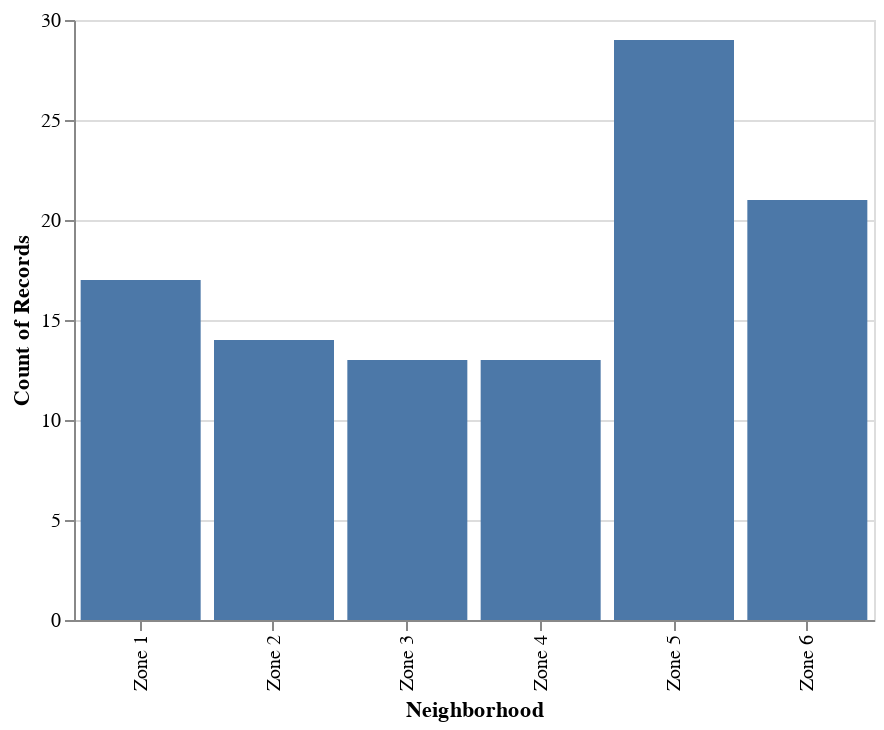

The notebook cell saved with this chart:
### Markdown cell above
The next two graphs will compare the distrbution of the crimes in that most popular day in there respected year repersentd by which police zone they took place in. The first graph is 2017 and the second is 2018.

### Code cell
Chart(crime_2017[crime_2017['Occur Date'] == '11/17/17']).mark_bar().encode(x=X('Neighborhood', bin=False), y='count()')

### Figure 1 — Vega-Lite specification as saved in the notebook (floating-point values rounded to 4 significant figures)
{"$schema": "https://vega.github.io/schema/vega-lite/v2.6.0.json", "config": {"view": {"height": 300, "width": 400}}, "data": {"name": "data-6f30ff654757c6c15cb1a69e15b1a82e"}, "datasets": {"data-6f30ff654757c6c15cb1a69e15b1a82e": [{"Crime Type": "LARCENY-NON VEHICLE", "Latitude": -84.47, "Location": "1888 HOLLYWOOD RD NW", "Longitude": 33.81, "Neighborhood": "Zone 1", "Occur Date": "11/17/17", "Occur Time": "3:30 PM"}, {"Crime Type": "LARCENY-FROM VEHICLE", "Latitude": -84.37, "Location": "3242 PEACHTREE RD NE", "Longitude": 33.84, "Neighborhood": "Zone 2", "Occur Date": "11/17/17", "Occur Time": "6:00 PM"}, {"Crime Type": "LARCENY-FROM VEHICLE", "Latitude": -84.37, "Location": "3819 JONESBORO RD", "Longitude": 33.65, "Neighborhood": "Zone 3", "Occur Date": "11/17/17", "Occur Time": "9:00 PM"}, {"Crime Type": "BURGLARY-RESIDENCE", "Latitude": -84.35, "Location": "1177 CONSTITUTION RD SE", "Longitude": 33.69, "Neighborhood": "Zone 3", "Occur Date": "11/17/17", "Occur Time": "8:00 AM"}, {"Crime Type": "LARCENY-NON VEHICLE", "Latitude": -84.35, "Location": "1290 MCLENDON AVE NE", "Longitude": 33.77, "Neighborhood": "Zone 6", "Occur Date": "11/17/17", "Occur Time": "10:00 AM"}, {"Crime Type": "BURGLARY-RESIDENCE", "Latitude": -84.39, "Location": "1354 LANSING ST SE", "Longitude": 33.72, "Neighborhood": "Zone 3", "Occur Date": "11/17/17", "Occur Time": "5:00 PM"}, {"Crime Type": "LARCENY-FROM VEHICLE", "Latitude": -84.39, "Location": "77 12TH ST NE", "Longitude": 33.78, "Neighborhood": "Zone 5", "Occur Date": "11/17/17", "Occur Time": "3:00 PM"}, {"Crime Type": "LARCENY-NON VEHICLE", "Latitude": -84.35, "Location": "100 MORELAND AVE", "Longitude": 33.75, "Neighborhood": "Zone 6", "Occur Date": "11/17/17", "Occur Time": "12:00 AM"}, {"Crime Type": "LARCENY-NON VEHICLE", "Latitude": -84.41, "Location": "689 11TH ST NW", "Longitude": 33.78, "Neighborhood": "Zone 5", "Occur Date": "11/17/17", "Occur Time": "5:00 PM"}, {"Crime Type": "LARCENY-NON VEHICLE", "Latitude": -84.51, "Location": "443 FAIRLOCK LN NW", "Longitude": 33.77, "Neighborhood": "Zone 1", "Occur Date": "11/17/17", "Occur Time": "12:00 PM"}, {"Crime Type": "LARCENY-FROM VEHICLE", "Latitude": -84.39, "Location": "75 MARTIN L KING JR DR SW", "Longitude": 33.75, "Neighborhood": "Zone 5", "Occur Date": "11/17/17", "Occur Time": "8:00 PM"}, {"Crime Type": "BURGLARY-RESIDENCE", "Latitude": -84.36, "Location": "2384 FORREST PARK RD SE", "Longitude": 33.69, "Neighborhood": "Zone 3", "Occur Date": "11/17/17", "Occur Time": "12:00 PM"}, {"Crime Type": "LARCENY-NON VEHICLE", "Latitude": -84.38, "Location": "181 14TH ST NE", "Longitude": 33.79, "Neighborhood": "Zone 5", "Occur Date": "11/17/17", "Occur Time": "4:00 PM"}, {"Crime Type": "LARCENY-NON VEHICLE", "Latitude": -84.36, "Location": "3500 PEACHTREE RD NE", "Longitude": 33.85, "Neighborhood": "Zone 2", "Occur Date": "11/17/17", "Occur Time": "5:00 PM"}, {"Crime Type": "LARCENY-NON VEHICLE", "Latitude": -84.42, "Location": "886 MARTIN L KING JR DR SW", "Longitude": 33.75, "Neighborhood": "Zone 1", "Occur Date": "11/17/17", "Occur Time": "5:49 PM"}, {"Crime Type": "LARCENY-FROM VEHICLE", "Latitude": -84.37, "Location": "609 VIRGINIA AVE NE @TROLLEY SQUARE", "Longitude": 33.78, "Neighborhood": "Zone 6", "Occur Date": "11/17/17", "Occur Time": "7:43 PM"}, {"Crime Type": "BURGLARY-RESIDENCE", "Latitude": -84.39, "Location": "1660 PEACHTREE ST NW", "Longitude": 33.8, "Neighborhood": "Zone 5", "Occur Date": "11/17/17", "Occur Time": "3:45 PM"}, {"Crime Type": "AUTO THEFT", "Latitude": -84.36, "Location": "990 NEW TOWN CIR SE", "Longitude": 33.71, "Neighborhood": "Zone 3", "Occur Date": "11/17/17", "Occur Time": "11:00 PM"}, {"Crime Type": "LARCENY-FROM VEHICLE", "Latitude": -84.39, "Location": "267 MARIETTA ST NW", "Longitude": 33.76, "Neighborhood": "Zone 5", "Occur Date": "11/17/17", "Occur Time": "8:15 PM"}, {"Crime Type": "AUTO THEFT", "Latitude": -84.54, "Location": "4654 GREENBRIAR TRL SW", "Longitude": 33.7, "Neighborhood": "Zone 4", "Occur Date": "11/17/17", "Occur Time": "11:30 AM"}, {"Crime Type": "LARCENY-FROM VEHICLE", "Latitude": -84.38, "Location": "121 THAYER AVE SE", "Longitude": 33.72, "Neighborhood": "Zone 3", "Occur Date": "11/17/17", "Occur Time": "11:30 PM"}, {"Crime Type": "LARCENY-FROM VEHICLE", "Latitude": -84.38, "Location": "84 12TH ST NE", "Longitude": 33.78, "Neighborhood": "Zone 5", "Occur Date": "11/17/17", "Occur Time": "7:45 PM"}, {"Crime Type": "LARCENY-FROM VEHICLE", "Latitude": -84.4, "Location": "1100 TUMLIN ST NW", "Longitude": 33.78, "Neighborhood": "Zone 5", "Occur Date": "11/17/17", "Occur Time": "6:00 PM"}, {"Crime Type": "LARCENY-FROM VEHICLE", "Latitude": -84.41, "Location": "1390 NORTHSIDE DR NW", "Longitude": 33.79, "Neighborhood": "Zone 5", "Occur Date": "11/17/17", "Occur Time": "10:00 PM"}, {"Crime Type": "LARCENY-FROM VEHICLE", "Latitude": -84.38, "Location": "79 W PACES FERRY RD NW @CALL BOX 17", "Longitude": 33.84, "Neighborhood": "Zone 2", "Occur Date": "11/17/17", "Occur Time": "9:30 PM"}, {"Crime Type": "LARCENY-FROM VEHICLE", "Latitude": -84.39, "Location": "20 10TH ST NW", "Longitude": 33.78, "Neighborhood": "Zone 5", "Occur Date": "11/17/17", "Occur Time": "1:45 PM"}, {"Crime Type": "LARCENY-FROM VEHICLE", "Latitude": -84.33, "Location": "86 ROGERS ST SE", "Longitude": 33.75, "Neighborhood": "Zone 6", "Occur Date": "11/17/17", "Occur Time": "4:45 PM"}, {"Crime Type": "LARCENY-FROM VEHICLE", "Latitude": -84.35, "Location": "932 WOODLAND AVE SE", "Longitude": 33.73, "Neighborhood": "Zone 6", "Occur Date": "11/17/17", "Occur Time": "9:00 PM"}, {"Crime Type": "LARCENY-FROM VEHICLE", "Latitude": -84.37, "Location": "180 JACKSON ST NE", "Longitude": 33.76, "Neighborhood": "Zone 6", "Occur Date": "11/17/17", "Occur Time": "7:15 PM"}, {"Crime Type": "LARCENY-FROM VEHICLE", "Latitude": -84.36, "Location": "3405 LENOX RD NE", "Longitude": 33.85, "Neighborhood": "Zone 1", "Occur Date": "11/17/17", "Occur Time": "9:10 PM"}, {"Crime Type": "LARCENY-FROM VEHICLE", "Latitude": -84.42, "Location": "898 OAK ST SW", "Longitude": 33.74, "Neighborhood": "Zone 4", "Occur Date": "11/17/17", "Occur Time": "10:00 PM"}, {"Crime Type": "LARCENY-FROM VEHICLE", "Latitude": -84.38, "Location": "106 BAKER ST NE", "Longitude": 33.76, "Neighborhood": "Zone 5", "Occur Date": "11/17/17", "Occur Time": "5:00 PM"}, {"Crime Type": "AUTO THEFT", "Latitude": -84.47, "Location": "2607 BAKER RD NW", "Longitude": 33.77, "Neighborhood": "Zone 1", "Occur Date": "11/17/17", "Occur Time": "9:30 PM"}, {"Crime Type": "BURGLARY-RESIDENCE", "Latitude": -84.45, "Location": "1756 STOKES AVE SW", "Longitude": 33.74, "Neighborhood": "Zone 4", "Occur Date": "11/17/17", "Occur Time": "10:00 AM"}, {"Crime Type": "LARCENY-FROM VEHICLE", "Latitude": -84.41, "Location": "3020 MORNINGTON DR NW", "Longitude": 33.84, "Neighborhood": "Zone 2", "Occur Date": "11/17/17", "Occur Time": "10:00 PM"}, {"Crime Type": "LARCENY-FROM VEHICLE", "Latitude": -84.51, "Location": "791 CELESTE LN SW", "Longitude": 33.74, "Neighborhood": "Zone 4", "Occur Date": "11/17/17", "Occur Time": "11:00 PM"}, {"Crime Type": "LARCENY-FROM VEHICLE", "Latitude": -84.37, "Location": "49 BOULEVARD SE", "Longitude": 33.75, "Neighborhood": "Zone 6", "Occur Date": "11/17/17", "Occur Time": "11:30 PM"}, {"Crime Type": "BURGLARY-NONRES", "Latitude": -84.47, "Location": "801 JAMES JACKSON PKWY NW", "Longitude": 33.78, "Neighborhood": "Zone 1", "Occur Date": "11/17/17", "Occur Time": "1:50 AM"}, {"Crime Type": "BURGLARY-NONRES", "Latitude": -84.48, "Location": "2900 CAMPBELLTON RD SW", "Longitude": 33.7, "Neighborhood": "Zone 4", "Occur Date": "11/17/17", "Occur Time": "3:00 AM"}, {"Crime Type": "AUTO THEFT", "Latitude": -84.4, "Location": "748 COOPER ST SW", "Longitude": 33.73, "Neighborhood": "Zone 3", "Occur Date": "11/17/17", "Occur Time": "7:50 AM"}, {"Crime Type": "ROBBERY-PEDESTRIAN", "Latitude": -84.36, "Location": "820 ESSIE AVE SE", "Longitude": 33.73, "Neighborhood": "Zone 6", "Occur Date": "11/17/17", "Occur Time": "8:00 AM"}, {"Crime Type": "BURGLARY-NONRES", "Latitude": -84.38, "Location": "140 PINE ST NE", "Longitude": 33.77, "Neighborhood": "Zone 5", "Occur Date": "11/17/17", "Occur Time": "4:00 AM"}, {"Crime Type": "AUTO THEFT", "Latitude": -84.36, "Location": "2399 PARKLAND DR NE", "Longitude": 33.82, "Neighborhood": "Zone 2", "Occur Date": "11/17/17", "Occur Time": "1:30 AM"}, {"Crime Type": "LARCENY-NON VEHICLE", "Latitude": -84.41, "Location": "1801 HOWELL MILL RD NW;", "Longitude": 33.8, "Neighborhood": "Zone 5", "Occur Date": "11/17/17", "Occur Time": "11:28 AM"}, {"Crime Type": "AUTO THEFT", "Latitude": -84.46, "Location": "2350 BEECHER RD SW", "Longitude": 33.73, "Neighborhood": "Zone 4", "Occur Date": "11/17/17", "Occur Time": "11:20 AM"}, {"Crime Type": "AUTO THEFT", "Latitude": -84.44, "Location": "2194 MARIETTA BLVD NW", "Longitude": 33.81, "Neighborhood": "Zone 1", "Occur Date": "11/17/17", "Occur Time": "11:30 AM"}, {"Crime Type": "LARCENY-FROM VEHICLE", "Latitude": -84.46, "Location": "2231 CAMPBELLTON RD SW @ADAMS PARK BRANCH", "Longitude": 33.71, "Neighborhood": "Zone 4", "Occur Date": "11/17/17", "Occur Time": "10:30 AM"}, {"Crime Type": "LARCENY-NON VEHICLE", "Latitude": -84.41, "Location": "740 CAMERON M ALEXANDER BLVD NW", "Longitude": 33.77, "Neighborhood": "Zone 1", "Occur Date": "11/17/17", "Occur Time": "12:00 PM"}, {"Crime Type": "LARCENY-FROM VEHICLE", "Latitude": -84.44, "Location": "1495 CHATTAHOOCHEE AVE NW", "Longitude": 33.81, "Neighborhood": "Zone 2", "Occur Date": "11/17/17", "Occur Time": "12:40 PM"}, {"Crime Type": "LARCENY-FROM VEHICLE", "Latitude": -84.36, "Location": "1384 NORTHVIEW AVE NE", "Longitude": 33.79, "Neighborhood": "Zone 6", "Occur Date": "11/17/17", "Occur Time": "11:00 AM"}, {"Crime Type": "LARCENY-FROM VEHICLE", "Latitude": -84.39, "Location": "131 CENTENNIAL OLYMPIC P DR NW", "Longitude": 33.76, "Neighborhood": "Zone 5", "Occur Date": "11/17/17", "Occur Time": "8:00 AM"}, {"Crime Type": "LARCENY-NON VEHICLE", "Latitude": -84.47, "Location": "2429 MARTIN L KING JR DR NW", "Longitude": 33.75, "Neighborhood": "Zone 1", "Occur Date": "11/17/17", "Occur Time": "1:50 PM"}, {"Crime Type": "BURGLARY-RESIDENCE", "Latitude": -84.38, "Location": "4105 CHASTAIN DR NE", "Longitude": 33.87, "Neighborhood": "Zone 2", "Occur Date": "11/17/17", "Occur Time": "10:45 AM"}, {"Crime Type": "BURGLARY-RESIDENCE", "Latitude": -84.5, "Location": "3486 THOMPSON DR NW", "Longitude": 33.76, "Neighborhood": "Zone 4", "Occur Date": "11/17/17", "Occur Time": "11:00 AM"}, {"Crime Type": "LARCENY-FROM VEHICLE", "Latitude": -84.39, "Location": "45 DECATUR ST SE", "Longitude": 33.75, "Neighborhood": "Zone 5", "Occur Date": "11/17/17", "Occur Time": "1:25 PM"}, {"Crime Type": "LARCENY-FROM VEHICLE", "Latitude": -84.37, "Location": "448 BRYAN ST SE", "Longitude": 33.74, "Neighborhood": "Zone 6", "Occur Date": "11/17/17", "Occur Time": "1:00 PM"}, {"Crime Type": "LARCENY-FROM VEHICLE", "Latitude": -84.49, "Location": "2841 GREENBRIAR PKWY SW @GREENBRIAR MALL", "Longitude": 33.69, "Neighborhood": "Zone 4", "Occur Date": "11/17/17", "Occur Time": "11:00 AM"}, {"Crime Type": "LARCENY-NON VEHICLE", "Latitude": -84.36, "Location": "2539 PIEDMONT RD NE @TARGET - PIEDMONT", "Longitude": 33.82, "Neighborhood": "Zone 2", "Occur Date": "11/17/17", "Occur Time": "2:49 PM"}, {"Crime Type": "LARCENY-NON VEHICLE", "Latitude": -84.35, "Location": "1275 CAROLINE ST NE @TARGET - CAROLINE", "Longitude": 33.76, "Neighborhood": "Zone 6", "Occur Date": "11/17/17", "Occur Time": "2:51 PM"}, {"Crime Type": "AGG ASSAULT", "Latitude": -84.45, "Location": "2041 NORTH AVE NW", "Longitude": 33.77, "Neighborhood": "Zone 1", "Occur Date": "11/17/17", "Occur Time": "2:55 PM"}, {"Crime Type": "LARCENY-FROM VEHICLE", "Latitude": -84.41, "Location": "826 MARIETTA ST NW", "Longitude": 33.77, "Neighborhood": "Zone 5", "Occur Date": "11/17/17", "Occur Time": "2:45 PM"}, {"Crime Type": "BURGLARY-RESIDENCE", "Latitude": -84.38, "Location": "331 MCCOY RD SE", "Longitude": 33.66, "Neighborhood": "Zone 3", "Occur Date": "11/17/17", "Occur Time": "3:38 PM"}, {"Crime Type": "LARCENY-NON VEHICLE", "Latitude": -84.4, "Location": "363 N GARDEN LN NW", "Longitude": 33.8, "Neighborhood": "Zone 5", "Occur Date": "11/17/17", "Occur Time": "3:45 PM"}, {"Crime Type": "LARCENY-NON VEHICLE", "Latitude": -84.36, "Location": "3535 PEACHTREE RD NE", "Longitude": 33.85, "Neighborhood": "Zone 1", "Occur Date": "11/17/17", "Occur Time": "3:45 PM"}, {"Crime Type": "AGG ASSAULT", "Latitude": -84.38, "Location": "150 ADAIR AVE SE", "Longitude": 33.71, "Neighborhood": "Zone 3", "Occur Date": "11/17/17", "Occur Time": "4:25 PM"}, {"Crime Type": "BURGLARY-RESIDENCE", "Latitude": -84.36, "Location": "1107 REBEL FOREST DR SE", "Longitude": 33.69, "Neighborhood": "Zone 3", "Occur Date": "11/17/17", "Occur Time": "4:27 PM"}, {"Crime Type": "LARCENY-NON VEHICLE", "Latitude": -84.39, "Location": "50 PEACHTREE ST NW", "Longitude": 33.76, "Neighborhood": "Zone 5", "Occur Date": "11/17/17", "Occur Time": "12:00 PM"}, {"Crime Type": "LARCENY-NON VEHICLE", "Latitude": -84.39, "Location": "20 10TH ST NW", "Longitude": 33.78, "Neighborhood": "Zone 5", "Occur Date": "11/17/17", "Occur Time": "1:58 PM"}, {"Crime Type": "LARCENY-FROM VEHICLE", "Latitude": -84.39, "Location": "1745 PEACHTREE ST NE @KROGER - PEACHTREE", "Longitude": 33.8, "Neighborhood": "Zone 2", "Occur Date": "11/17/17", "Occur Time": "4:00 PM"}, {"Crime Type": "LARCENY-FROM VEHICLE", "Latitude": -84.42, "Location": "994 LONGLEY AVE NW", "Longitude": 33.78, "Neighborhood": "Zone 1", "Occur Date": "11/17/17", "Occur Time": "3:43 AM"}, {"Crime Type": "LARCENY-FROM VEHICLE", "Latitude": -84.39, "Location": "150 CARNEGIE WAY NW", "Longitude": 33.76, "Neighborhood": "Zone 5", "Occur Date": "11/17/17", "Occur Time": "10:30 AM"}, {"Crime Type": "LARCENY-NON VEHICLE", "Latitude": -84.37, "Location": "3334 PEACHTREE RD NE @ONE BUCKHEAD LOOP", "Longitude": 33.85, "Neighborhood": "Zone 2", "Occur Date": "11/17/17", "Occur Time": "3:35 PM"}, {"Crime Type": "AGG ASSAULT", "Latitude": -84.43, "Location": "1177 JOSEPH E BOONE BLVD NW", "Longitude": 33.76, "Neighborhood": "Zone 1", "Occur Date": "11/17/17", "Occur Time": "6:45 PM"}, {"Crime Type": "AGG ASSAULT", "Latitude": -84.47, "Location": "375 KIMBERLY CT SW", "Longitude": 33.74, "Neighborhood": "Zone 1", "Occur Date": "11/17/17", "Occur Time": "6:51 PM"}, {"Crime Type": "LARCENY-NON VEHICLE", "Latitude": -84.38, "Location": "4279 ROSWELL RD NE @PUBLIX - ROSWELL", "Longitude": 33.87, "Neighborhood": "Zone 2", "Occur Date": "11/17/17", "Occur Time": "10:00 AM"}, {"Crime Type": "LARCENY-FROM VEHICLE", "Latitude": -84.36, "Location": "3393 PEACHTREE RD NE", "Longitude": 33.85, "Neighborhood": "Zone 1", "Occur Date": "11/17/17", "Occur Time": "4:00 PM"}, {"Crime Type": "BURGLARY-RESIDENCE", "Latitude": -84.47, "Location": "555 CHURCH ST NW", "Longitude": 33.77, "Neighborhood": "Zone 1", "Occur Date": "11/17/17", "Occur Time": "7:10 PM"}, {"Crime Type": "LARCENY-NON VEHICLE", "Latitude": -84.29, "Location": "2886 MEMORIAL DR SE", "Longitude": 33.75, "Neighborhood": "Zone 6", "Occur Date": "11/17/17", "Occur Time": "6:30 PM"}, {"Crime Type": "LARCENY-FROM VEHICLE", "Latitude": -84.4, "Location": "691 GARIBALDI ST SW", "Longitude": 33.74, "Neighborhood": "Zone 3", "Occur Date": "11/17/17", "Occur Time": "7:00 PM"}, {"Crime Type": "BURGLARY-RESIDENCE", "Latitude": -84.33, "Location": "1899 MONTVALLO TER SE", "Longitude": 33.73, "Neighborhood": "Zone 6", "Occur Date": "11/17/17", "Occur Time": "7:00 PM"}, {"Crime Type": "AUTO THEFT", "Latitude": -84.4, "Location": "956 GARIBALDI ST SW", "Longitude": 33.73, "Neighborhood": "Zone 3", "Occur Date": "11/17/17", "Occur Time": "7:50 PM"}, {"Crime Type": "LARCENY-FROM VEHICLE", "Latitude": -84.38, "Location": "226 COURTLAND ST NE", "Longitude": 33.76, "Neighborhood": "Zone 5", "Occur Date": "11/17/17", "Occur Time": "7:35 PM"}, {"Crime Type": "AUTO THEFT", "Latitude": -84.49, "Location": "303 SKIPPER PL NW", "Longitude": 33.78, "Neighborhood": "Zone 1", "Occur Date": "11/17/17", "Occur Time": "8:20 PM"}, {"Crime Type": "AUTO THEFT", "Latitude": -84.37, "Location": "20 TERMINUS PL NE", "Longitude": 33.85, "Neighborhood": "Zone 2", "Occur Date": "11/17/17", "Occur Time": "8:12 PM"}, {"Crime Type": "LARCENY-NON VEHICLE", "Latitude": -84.4, "Location": "230 18TH ST NW", "Longitude": 33.79, "Neighborhood": "Zone 5", "Occur Date": "11/17/17", "Occur Time": "8:30 PM"}, {"Crime Type": "LARCENY-FROM VEHICLE", "Latitude": -84.35, "Location": "1174 ALTA AVE NE", "Longitude": 33.76, "Neighborhood": "Zone 6", "Occur Date": "11/17/17", "Occur Time": "7:00 PM"}, {"Crime Type": "LARCENY-NON VEHICLE", "Latitude": -84.43, "Location": "2626 HYDE MANOR DR NW;", "Longitude": 33.82, "Neighborhood": "Zone 2", "Occur Date": "11/17/17", "Occur Time": "4:17 PM"}, {"Crime Type": "BURGLARY-RESIDENCE", "Latitude": -84.45, "Location": "1595 WILLOWBROOK DR SW", "Longitude": 33.71, "Neighborhood": "Zone 4", "Occur Date": "11/17/17", "Occur Time": "8:49 PM"}, {"Crime Type": "LARCENY-FROM VEHICLE", "Latitude": -84.36, "Location": "856 LAKE AVE NE", "Longitude": 33.76, "Neighborhood": "Zone 6", "Occur Date": "11/17/17", "Occur Time": "7:30 PM"}, {"Crime Type": "LARCENY-NON VEHICLE", "Latitude": -84.39, "Location": "50 UPPER ALABAMA ST SW", "Longitude": 33.75, "Neighborhood": "Zone 5", "Occur Date": "11/17/17", "Occur Time": "9:00 PM"}, {"Crime Type": "LARCENY-FROM VEHICLE", "Latitude": -84.37, "Location": "101 JACKSON ST NE", "Longitude": 33.76, "Neighborhood": "Zone 6", "Occur Date": "11/17/17", "Occur Time": "8:30 PM"}, {"Crime Type": "LARCENY-FROM VEHICLE", "Latitude": -84.32, "Location": "2161 COLLEGE AVE NE", "Longitude": 33.76, "Neighborhood": "Zone 6", "Occur Date": "11/17/17", "Occur Time": "9:15 PM"}, {"Crime Type": "LARCENY-NON VEHICLE", "Latitude": -84.37, "Location": "3315 PEACHTREE RD NE", "Longitude": 33.85, "Neighborhood": "Zone 2", "Occur Date": "11/17/17", "Occur Time": "10:05 PM"}, {"Crime Type": "LARCENY-FROM VEHICLE", "Latitude": -84.39, "Location": "27 ELLIS ST NE", "Longitude": 33.76, "Neighborhood": "Zone 5", "Occur Date": "11/17/17", "Occur Time": "8:00 PM"}, {"Crime Type": "LARCENY-FROM VEHICLE", "Latitude": -84.38, "Location": "349 EDGEWOOD AVE SE", "Longitude": 33.75, "Neighborhood": "Zone 6", "Occur Date": "11/17/17", "Occur Time": "10:00 PM"}, {"Crime Type": "LARCENY-FROM VEHICLE", "Latitude": -84.41, "Location": "1700 NORTHSIDE DR NW", "Longitude": 33.8, "Neighborhood": "Zone 5", "Occur Date": "11/17/17", "Occur Time": "8:48 PM"}, {"Crime Type": "LARCENY-FROM VEHICLE", "Latitude": -84.38, "Location": "770 PENN AVE NE", "Longitude": 33.78, "Neighborhood": "Zone 5", "Occur Date": "11/17/17", "Occur Time": "3:30 PM"}, {"Crime Type": "BURGLARY-RESIDENCE", "Latitude": -84.49, "Location": "3030 BENJAMIN E MAYS DR SW", "Longitude": 33.73, "Neighborhood": "Zone 4", "Occur Date": "11/17/17", "Occur Time": "1:00 PM"}, {"Crime Type": "AUTO THEFT", "Latitude": -84.43, "Location": "1176 CHATTAHOOCHEE AVE NW", "Longitude": 33.8, "Neighborhood": "Zone 5", "Occur Date": "11/17/17", "Occur Time": "10:40 PM"}, {"Crime Type": "LARCENY-FROM VEHICLE", "Latitude": -84.32, "Location": "1963 HOSEA L WILLIAMS DR SE", "Longitude": 33.75, "Neighborhood": "Zone 6", "Occur Date": "11/17/17", "Occur Time": "5:00 PM"}, {"Crime Type": "AGG ASSAULT", "Latitude": -84.51, "Location": "3604 BAKERS FERRY RD SW", "Longitude": 33.76, "Neighborhood": "Zone 4", "Occur Date": "11/17/17", "Occur Time": "11:04 AM"}, {"Crime Type": "LARCENY-FROM VEHICLE", "Latitude": -84.35, "Location": "1083 AUSTIN AVE NE", "Longitude": 33.76, "Neighborhood": "Zone 6", "Occur Date": "11/17/17", "Occur Time": "7:30 PM"}, {"Crime Type": "LARCENY-FROM VEHICLE", "Latitude": -84.35, "Location": "1029 EDGEWOOD AVE NE", "Longitude": 33.76, "Neighborhood": "Zone 6", "Occur Date": "11/17/17", "Occur Time": "11:21 PM"}, {"Crime Type": "LARCENY-FROM VEHICLE", "Latitude": -84.39, "Location": "52 JOHN WESLEY DOBBS AVE NE", "Longitude": 33.76, "Neighborhood": "Zone 5", "Occur Date": "11/17/17", "Occur Time": "7:50 PM"}, {"Crime Type": "AGG ASSAULT", "Latitude": -84.41, "Location": "1455 BEATIE AVE SW", "Longitude": 33.72, "Neighborhood": "Zone 3", "Occur Date": "11/17/17", "Occur Time": "11:31 PM"}, {"Crime Type": "LARCENY-FROM VEHICLE", "Latitude": -84.38, "Location": "132 10TH ST NE", "Longitude": 33.78, "Neighborhood": "Zone 5", "Occur Date": "11/17/17", "Occur Time": "6:45 PM"}, {"Crime Type": "AUTO THEFT", "Latitude": -84.49, "Location": "2841 GREENBRIAR PKWY", "Longitude": 33.69, "Neighborhood": "Zone 4", "Occur Date": "11/17/17", "Occur Time": "8:00 PM"}]}, "encoding": {"x": {"bin": false, "field": "Neighborhood", "type": "nominal"}, "y": {"aggregate": "count", "type": "quantitative"}}, "mark": "bar"}
